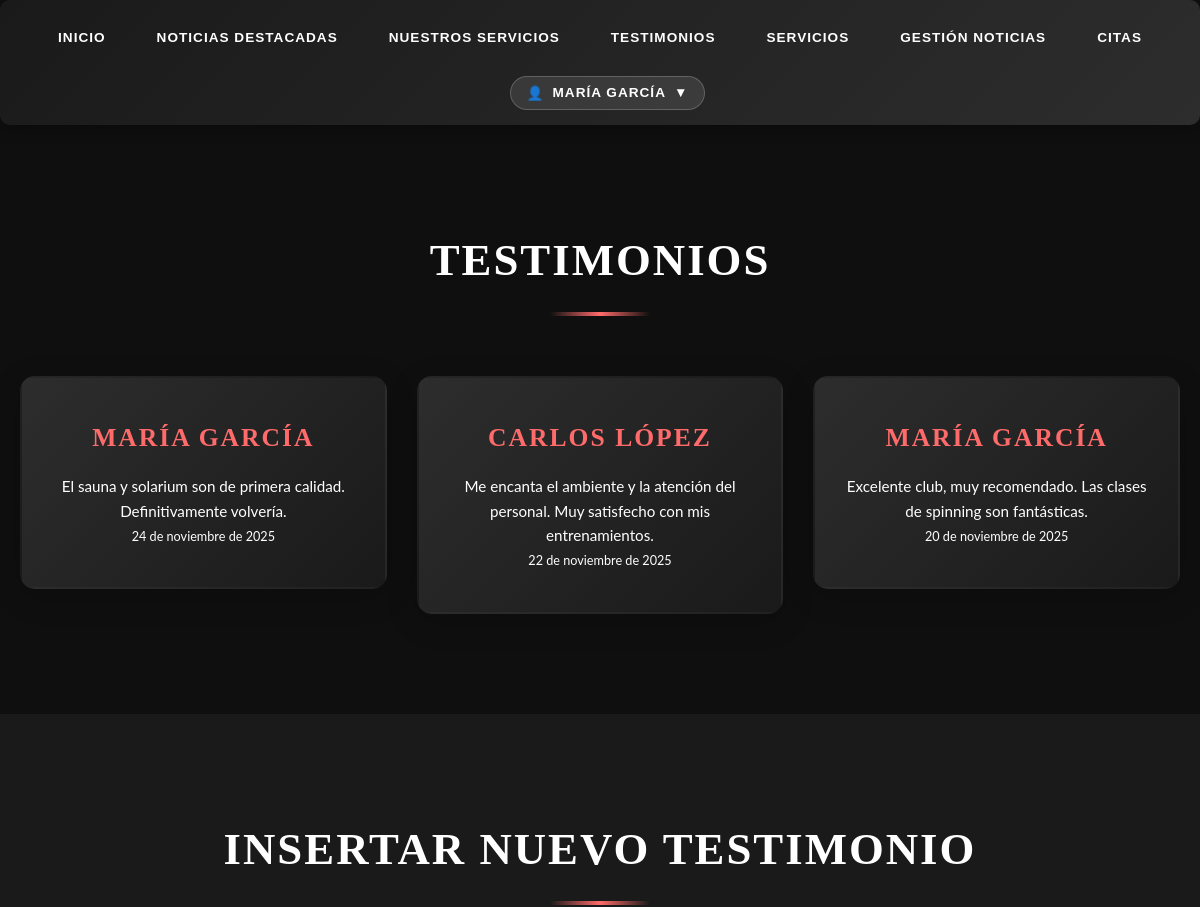
Page /app/testimonio.php (signed in, upper part) on the earlier database version.
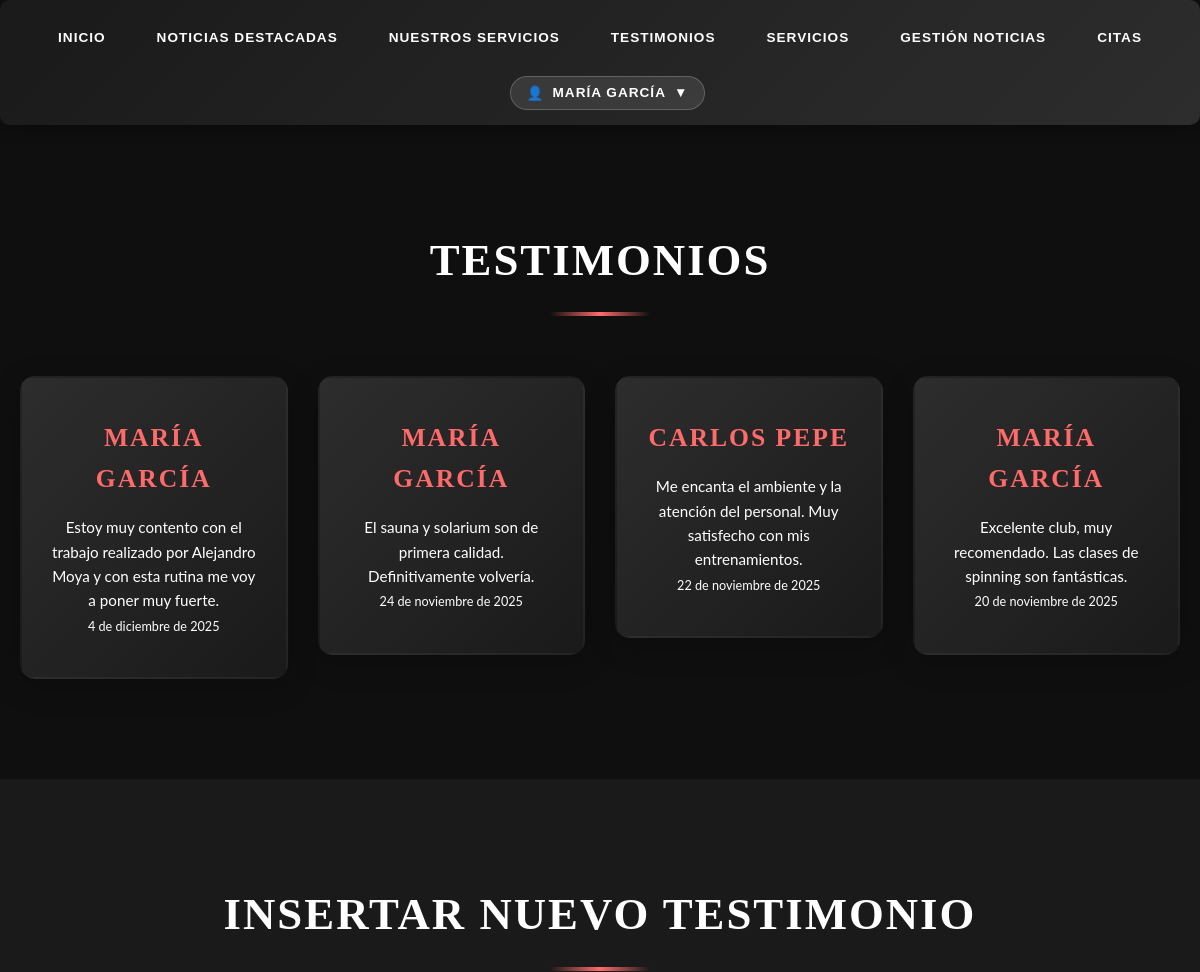
Same page on the later database version.
### tables this page shows
CREATE TABLE IF NOT EXISTS testimonio
(
    id INT AUTO_INCREMENT PRIMARY KEY,
    id_autor INT NOT NULL,
    contenido TEXT NOT NULL,
    fecha TIMESTAMP DEFAULT CURRENT_TIMESTAMP,
    FOREIGN KEY (id_autor) REFERENCES usuarios(id)
        ON DELETE CASCADE
);

CREATE TABLE
IF NOT EXISTS usuarios
(
    id INT AUTO_INCREMENT PRIMARY KEY,
    nombre VARCHAR(100) NOT NULL,
    edad INT,
    clave VARCHAR(255) NOT NULL,
    rol ENUM('socio','administrador') NOT NULL DEFAULT 'socio',
    telefono VARCHAR(20) UNIQUE,
    foto VARCHAR(100),
    fecha_registro TIMESTAMP DEFAULT CURRENT_TIMESTAMP
);

### app/testimonio.php (the view, shortened to what this page needs)
<?php
require_once 'db_config.php';
?>
<!DOCTYPE html>
<html lang="es">
<head>
    <link rel="stylesheet" href="css/styles.css">
</head>
<body>
<?php
include "menu.php";
try {
    $pdo = new PDO("mysql:host=$db_host;dbname=$db_name;charset=utf8mb4", $db_user, $db_password);
    $pdo->setAttribute(PDO::ATTR_ERRMODE, PDO::ERRMODE_EXCEPTION);
} catch (PDOException $e) {
    echo '<p class="error">❌ Error de conexión: ' . htmlspecialchars($e->getMessage()) . '</p>';
    exit;
}
?>
<div class="container2">
    <main>
        <section id="listado-testimonios" class="services-section">
            <div class="container">
                <h2>Testimonios</h2>
<?php
try {
    $sql = "SELECT t.*, u.nombre AS autor
            FROM testimonio t
            JOIN usuarios u ON t.id_autor = u.id
            ORDER BY t.fecha DESC";
    $stmt = $pdo->query($sql);
    if ($stmt && $stmt->rowCount() > 0) {
        echo '<div class="services-list">';
        while ($row = $stmt->fetch(PDO::FETCH_ASSOC)) {
            $fechaObj = new DateTime($row['fecha']);
            $meses = ['enero','febrero','marzo','abril','mayo','junio','julio','agosto','septiembre','octubre','noviembre','diciembre'];
            $mes = $meses[(int)$fechaObj->format('m') - 1];
            $fechaFormato = $fechaObj->format('j') . ' de ' . $mes . ' de ' . $fechaObj->format('Y');
            echo '<article class="service-card">
                    <div class="service-item">
                        <h3>' . htmlspecialchars($row['autor']) . '</h3>
                        <p>' . htmlspecialchars($row['contenido']) . '</p>
                        <p><small>' . htmlspecialchars($fechaFormato) . '</small></p>
                    </div>
                  </article>';
        }
        echo '</div>';
    } else {
        echo '<p>No hay testimonios registrados aún.</p>';
    }
} catch (PDOException $e) {
    echo '<p class="error">❌ Error al obtener testimonios: ' . htmlspecialchars($e->getMessage()) . '</p>';
}
?>
            </div>
        </section>
        <?php if(isset($_SESSION['username'])): ?>
        <section id="admin-testimonios">
            <div class="container">
                <h2>Insertar Nuevo Testimonio</h2>
            </div>
        </section>
        <?php endif; ?>
    </main>
</div>
</body>
</html>

Differences in the rows shown:
added testimonio: id_autor.nombre "MARÍA GARCÍA", contenido "Estoy muy contento con el trabajo realizado por Alejandro Moya y con esta rutina me voy a poner muy fuerte.", fecha "4 de diciembre de 2025"
changed through a linked row, testimonio: id_autor.nombre "CARLOS LÓPEZ" → "CARLOS PEPE"
